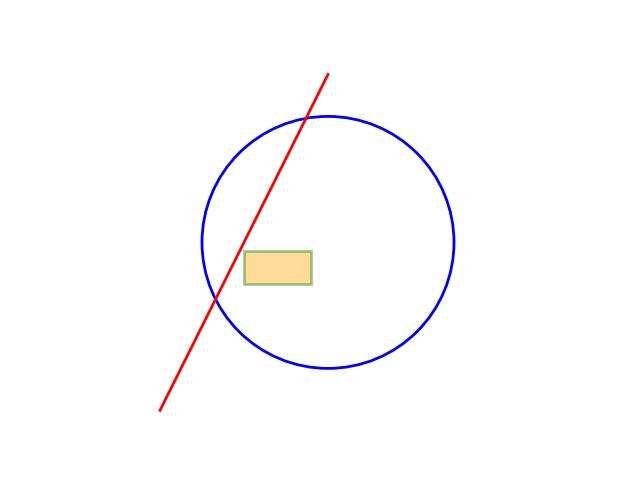
#> input picture Приклади коду та матеріали до лабораторних/06 pdf, xlsx, docx/data/sample01.jpg, 640 x 480 px
$ python -i trim.py   (imports and definitions only)
#> lines starting #> are read from the running program, lines starting #| are printed output that depends on the picture
from PIL import Image
from pathlib import Path

root = Path('.')

BLANK_PNG = (255, 255, 255, 255)

BLANK_JPG = (255, 255, 255)


def blank(pixel):
    return all(el == 255 for el in pixel)


def blank_line(im, line):
    return all(blank(im.getpixel((i, line))) for i in range(im.size[0]))


def blank_col(im, col):
    return all(blank(im.getpixel((col, i))) for i in range(im.size[1]))


def first(im):
    line = 0
    while line < im.size[1] and blank_line(im, line):
        line += 1
    return line


def last(im):
    line = im.size[1] - 1
    while line >= 0 and blank_line(im, line):
        line -= 1
    return line


def left(im):
    col = 0
    while col < im.size[0] and blank_col(im, col):
        col += 1
    return col


def right(im):
    col = im.size[0] - 1
    while col >= 0 and blank_col(im, col):
        col -= 1
    return col


def getbbox(im):
    return (max(0, left(im) - 1), max(0, first(im) - 1), right(im) + 1, last(im) + 1)


def process(path, dest: Path):
    with Image.open(path) as im:
        print(path.name, end=' ')
        print(im.getbbox(), end=' ')
        box = getbbox(im)
        print(box)
        # if path.name.startswith('term3b') or 'stl' in path.name:
        #     box = (136, 21, 503, 459)
        newname = dest.joinpath(path.name)
        im = im.crop(box)
        im.save(newname)

def _trim(pict: Image.Image)->Image.Image:
        return pict.crop(getbbox(pict))

def trim(pict: Image.Image|str|Path)->Image:
#> called with pict = 'data/sample01.jpg'
    if not isinstance(pict, Image.Image):
        with Image.open(pict) as im:
#> im is the input picture: PIL image 640x480 RGB; mean R, G, B 252.7, 251.8, 252.6
            return _trim(im)
#> the loop in left, `while col < im.size[0] and blank_col(im, col):` made 143 passes
#> after the loop in left, `while col < im.size[0] and blank_col(im, col):`: col = 143
#> in first, `line = 0`: line = 0
#> the loop in first, `while line < im.size[1] and blank_line(im, line):` made 63 passes
#> after the loop in first, `while line < im.size[1] and blank_line(im, line):`: line = 63
#> in right, `col = im.size[0] - 1`: col = 639
#> the loop in right, `while col >= 0 and blank_col(im, col):` made 175 passes
#> col on passes 1 to 3: 638, 637, 636
#> after the loop in right, `while col >= 0 and blank_col(im, col):`: col = 464
#> in last, `line = im.size[1] - 1`: line = 479
#> the loop in last, `while line >= 0 and blank_line(im, line):` made 63 passes
#> line on passes 1 to 12: 478, 477, 476, 475, 474, 473, 472, 471, 470, 469, 468, 467
#> after the loop in last, `while line >= 0 and blank_line(im, line):`: line = 416
#> in _trim, `return pict.crop(getbbox(pict))`:
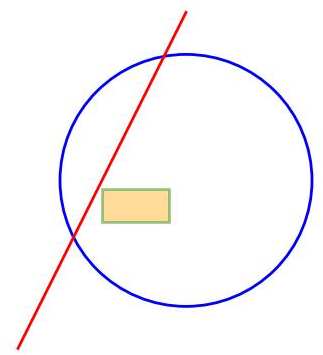
#> returned value: PIL image 323x355 RGB; mean R, G, B 248.9, 246.6, 248.7
    else:
        return _trim(pict)


# [6 lines of commented-out code are left out]

>>> result = trim('data/sample01.jpg')
